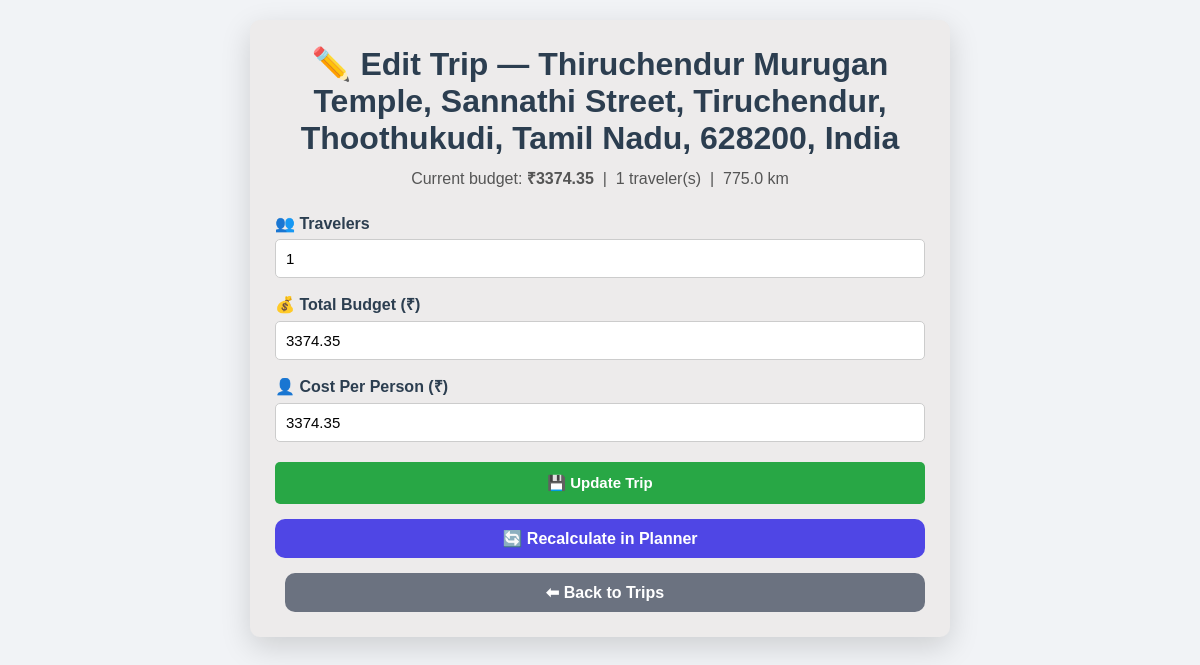
Page /edit/67 on the committed database.
### tables this page shows
CREATE TABLE trips (
            id INTEGER PRIMARY KEY AUTOINCREMENT,
            destination TEXT,
            travelers INTEGER,
            total_distance REAL,
            transport_mode TEXT,
            transport_cost REAL,
            fuel_type TEXT,
            fuel_price REAL,
            fuel_cost REAL,
            food_cost REAL,
            room_cost REAL,
            toll_charges REAL,
            parking_fee REAL,
            vehicle_type TEXT,
            vehicle_rental_cost REAL,
            places_fee_total REAL,
            total_budget REAL,
            cost_per_person REAL
        );

### app.py (the view)
@app.route("/edit/<int:trip_id>")
def edit_trip(trip_id):
    conn = get_db()
    trip = conn.execute(
        "SELECT * FROM trips WHERE id=?", (trip_id,)
    ).fetchone()
    conn.close()
    if not trip:
        return redirect("/trips")
    return render_template("edit.html", trip=trip)

### app.py (called while the page is built)
def get_db():
    conn = sqlite3.connect("travel_budget.db")
    conn.row_factory = sqlite3.Row
    return conn

### templates/edit.html (shortened to what this page needs)
<!DOCTYPE html>
<html lang="en">
<head>
    <link rel="stylesheet" href="{{ url_for('static', filename='style.css') }}">
    <link rel="stylesheet" href="{{ url_for('static', filename='edit.css') }}">
</head>
<body>
<div class="container">
<h1>✏️ Edit Trip — {{ trip['destination'] }}</h1>
<p class="edit-summary">
    Current budget: <strong>₹{{ trip['total_budget'] }}</strong>
    &nbsp;|&nbsp; {{ trip['travelers'] }} traveler(s)
    &nbsp;|&nbsp; {{ trip['total_distance'] or 0 }} km
</p>
<form action="/update_trip" method="POST">
    <label>👥 Travelers</label>
    <input type="number" name="travelers" value="{{ trip['travelers'] }}" min="1" required
           onchange="recalcBudget()">
    <label>💰 Total Budget (₹)</label>
    <input type="number" step="0.01" name="total_budget" id="total_budget"
           value="{{ trip['total_budget'] }}" min="0" required
           onchange="recalcBudget()">
    <label>👤 Cost Per Person (₹)</label>
    <input type="number" step="0.01" name="cost_per_person" id="cost_per_person"
           value="{{ trip['cost_per_person'] or 0 }}" readonly>
    <button type="submit" class="btn">💾 Update Trip</button>
</form>
<a href="/planner" class="back-btn">🔄 Recalculate in Planner</a>
<a href="/trips" class="back-btn" style="background:#6b7280; margin-left:10px;">⬅ Back to Trips</a>
</div>
</body>
</html>

### static/style.css (style rules this page uses)
* { margin: 0; padding: 0; box-sizing: border-box; }
body { font-family: 'Segoe UI', Tahoma, sans-serif; background: linear-gradient(135deg, #667eea, #764ba2); min-height: 100vh; padding: 30px; color: #2c3e50; }
.container { max-width: 1000px; margin: auto; background: rgba(255, 255, 255, 0.92); padding: 30px; border-radius: 20px; box-shadow: 0 10px 30px rgba(0, 0, 0, 0.15); }
h1 { color: #2c3e50; }
label { display: block; margin-top: 15px; font-weight: 600; }
input, select { width: 100%; padding: 12px; margin-top: 6px; border: 1px solid #ddd; border-radius: 10px; font-size: 15px; }
button { padding: 14px 24px; background: #4f46e5; color: white; border: none; border-radius: 10px; cursor: pointer; font-size: 15px; font-weight: 600; }
.saved-trips-btn, .back-btn { display: inline-block; text-decoration: none; background: #ff6b00; color: white; padding: 10px 18px; border-radius: 10px; font-weight: 600; }
.back-btn { background: #4f46e5; }

### static/edit.css (style rules this page uses)
body { font-family:Arial,sans-serif; background:#f1f3f6; padding:20px; }
.container { max-width:700px; margin:auto; background:rgb(237, 235, 235); padding:25px; border-radius:10px; }
h1 { text-align: center; margin-bottom: 10px; }
.edit-summary { text-align: center; color: #555; margin-bottom: 25px; }
label { display:block; margin-top:15px; font-weight:bold; }
input { width:100%; padding:10px; border:1px solid #ccc; border-radius:5px; }
.btn { width:100%; margin-top:20px; background:#28a745; color:white; padding:12px; border:none; border-radius:5px; }
.back-btn { display:block; text-align:center; margin-top:15px; text-decoration:none; }

### rows in the picture
trips: destination "Thiruchendur Murugan Temple, Sannathi Street, Tiruchendur, Thoothukudi, Tamil Nadu, 628200, India", total_budget "3374.35", travelers "1", total_distance "775.0", cost_per_person "3374.35"
